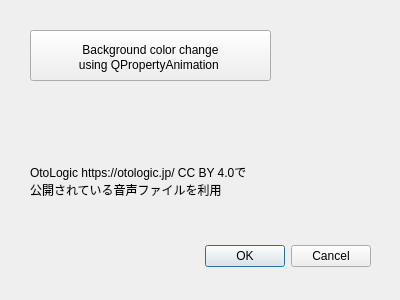
<?xml version="1.0" encoding="UTF-8"?>
<ui version="4.0">
 <class>AlertDialogSampleDialogBase</class>
 <widget class="QDialog" name="AlertDialogSampleDialogBase">
  <property name="geometry">
   <rect>
    <x>0</x>
    <y>0</y>
    <width>400</width>
    <height>300</height>
   </rect>
  </property>
  <property name="windowTitle">
   <string>AlertDialogSample</string>
  </property>
  <widget class="QDialogButtonBox" name="button_box">
   <property name="geometry">
    <rect>
     <x>30</x>
     <y>240</y>
     <width>341</width>
     <height>32</height>
    </rect>
   </property>
   <property name="orientation">
    <enum>Qt::Horizontal</enum>
   </property>
   <property name="standardButtons">
    <set>QDialogButtonBox::Cancel|QDialogButtonBox::Ok</set>
   </property>
  </widget>
  <widget class="QPushButton" name="dialog1Button">
   <property name="geometry">
    <rect>
     <x>30</x>
     <y>30</y>
     <width>241</width>
     <height>51</height>
    </rect>
   </property>
   <property name="text">
    <string>Background color change　
using QPropertyAnimation </string>
   </property>
  </widget>
  <widget class="QLabel" name="label">
   <property name="geometry">
    <rect>
     <x>30</x>
     <y>130</y>
     <width>291</width>
     <height>101</height>
    </rect>
   </property>
   <property name="text">
    <string>OtoLogic https://otologic.jp/ CC BY 4.0で
公開されている音声ファイルを利用</string>
   </property>
  </widget>
 </widget>
 <resources/>
 <connections>
  <connection>
   <sender>button_box</sender>
   <signal>accepted()</signal>
   <receiver>AlertDialogSampleDialogBase</receiver>
   <slot>accept()</slot>
   <hints>
    <hint type="sourcelabel">
     <x>20</x>
     <y>20</y>
    </hint>
    <hint type="destinationlabel">
     <x>20</x>
     <y>20</y>
    </hint>
   </hints>
  </connection>
  <connection>
   <sender>button_box</sender>
   <signal>rejected()</signal>
   <receiver>AlertDialogSampleDialogBase</receiver>
   <slot>reject()</slot>
   <hints>
    <hint type="sourcelabel">
     <x>20</x>
     <y>20</y>
    </hint>
    <hint type="destinationlabel">
     <x>20</x>
     <y>20</y>
    </hint>
   </hints>
  </connection>
 </connections>
</ui>
